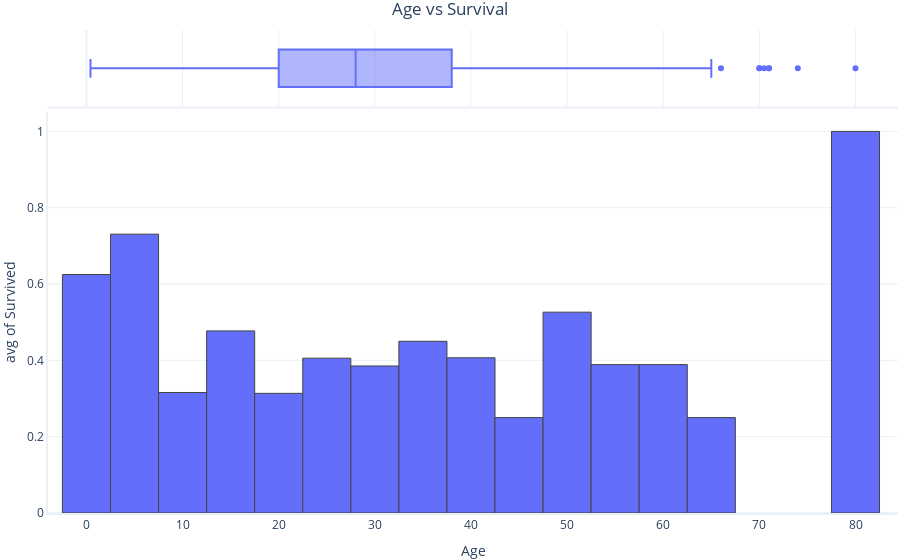

Notebook code for this chart:
### Code cell
# Plot Fare vs Survival
graphing.histogram(dataset, label_x="Fare", label_y="Survived", histfunc="avg", nbins=30, title="Fare vs Survival", include_boxplot=True)

# Plot Age vs Survival
graphing.histogram(dataset, label_x="Age", label_y="Survived", histfunc="avg", title="Age vs Survival", nbins=30, include_boxplot=True)

### Figure 1 — Plotly figure (JSON) as saved in the notebook; plotly's stock layout.template omitted (floating-point values rounded to 4 significant figures; data arrays with more than 128 entries replaced by an {"elided": "..."} marker saying what was removed)
{"data": [{"alignmentgroup": "True", "bingroup": "x", "histfunc": "avg", "hovertemplate": "Age=%{x}<br>avg of Survived=%{y}<extra></extra>", "legendgroup": "", "marker": {"color": "#636efa", "pattern": {"shape": ""}}, "name": "", "nbinsx": 30, "offsetgroup": "", "orientation": "v", "showlegend": false, "type": "histogram", "x": {"elided": "891 float values"}, "xaxis": "x", "y": {"elided": "891 int values"}, "yaxis": "y"}, {"alignmentgroup": "True", "hovertemplate": "Age=%{x}<extra></extra>", "legendgroup": "", "marker": {"color": "#636efa"}, "name": "", "notched": false, "offsetgroup": "", "showlegend": false, "type": "box", "x": {"elided": "891 float values"}, "xaxis": "x2", "yaxis": "y2"}], "layout": {"barmode": "relative", "legend": {"tracegroupgap": 0}, "title": {"text": "Age vs Survival"}, "xaxis": {"anchor": "y", "domain": [0, 1], "title": {"text": "Age"}}, "xaxis2": {"anchor": "y2", "domain": [0, 1], "matches": "x", "showgrid": true, "showticklabels": false}, "yaxis": {"anchor": "x", "domain": [0, 0.8316], "title": {"text": "avg of Survived"}}, "yaxis2": {"anchor": "x2", "domain": [0.8416, 1], "matches": "y2", "showgrid": false, "showline": false, "showticklabels": false, "ticks": ""}}}
